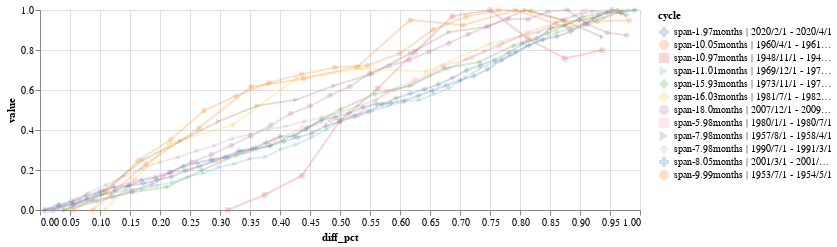

The code cell stored with this chart in its notebook:
### Markdown cell above
### Graph Cycle

### Code cell
#graph_cycle

tmp['cycle_months'] = (tmp['cycle'].str.split('span-').str[1].str.split('months').str[0]).astype(float)
tmp.sort_values(by='cycle_months', inplace=True)

base = alt.Chart(tmp, width=600, height=200)
line = base.mark_line().encode(
                alt.X('diff_pct:Q'),
                alt.Y('value:Q'),
                color=alt.Color('cycle', legend=None),
                opacity=alt.value(0.25),
                tooltip='cycle:N'
            )
points = line.mark_point(filled=True).encode(
    color='cycle',
    #color=alt.Color('cycle', sort=['cycle_months']),     #sort the legend by months
    shape=alt.Shape('cycle', 
                    scale=alt.Scale(range=['cross', 'circle', 'square', 'triangle-right', 'diamond']),
                    #sort=['cycle_months']
                    )
)

#combines color, shape in legend
alt.layer(
    line,
    points
).resolve_scale(
    color='independent',
    shape='independent'
)

### Figure 1 — Vega-Lite specification as saved in the notebook (floating-point values rounded to 4 significant figures; data arrays with more than 128 entries replaced by an {"elided": "..."} marker saying what was removed)
{"config": {"view": {"continuousWidth": 300, "continuousHeight": 300}}, "layer": [{"mark": {"type": "line"}, "encoding": {"color": {"field": "cycle", "legend": null, "type": "nominal"}, "opacity": {"value": 0.25}, "tooltip": {"field": "cycle", "type": "nominal"}, "x": {"field": "diff_pct", "type": "quantitative"}, "y": {"field": "value", "type": "quantitative"}}}, {"mark": {"type": "point", "filled": true}, "encoding": {"color": {"field": "cycle", "type": "nominal"}, "opacity": {"value": 0.25}, "shape": {"field": "cycle", "scale": {"range": ["cross", "circle", "square", "triangle-right", "diamond"]}, "type": "nominal"}, "tooltip": {"field": "cycle", "type": "nominal"}, "x": {"field": "diff_pct", "type": "quantitative"}, "y": {"field": "value", "type": "quantitative"}}}], "data": {"name": "data-46dd2a68fd307e858330ac6492c87727"}, "height": 200, "resolve": {"scale": {"color": "independent", "shape": "independent"}}, "width": 600, "$schema": "https://vega.github.io/schema/vega-lite/v5.17.0.json", "datasets": {"data-46dd2a68fd307e858330ac6492c87727": {"elided": "294 records"}}}
